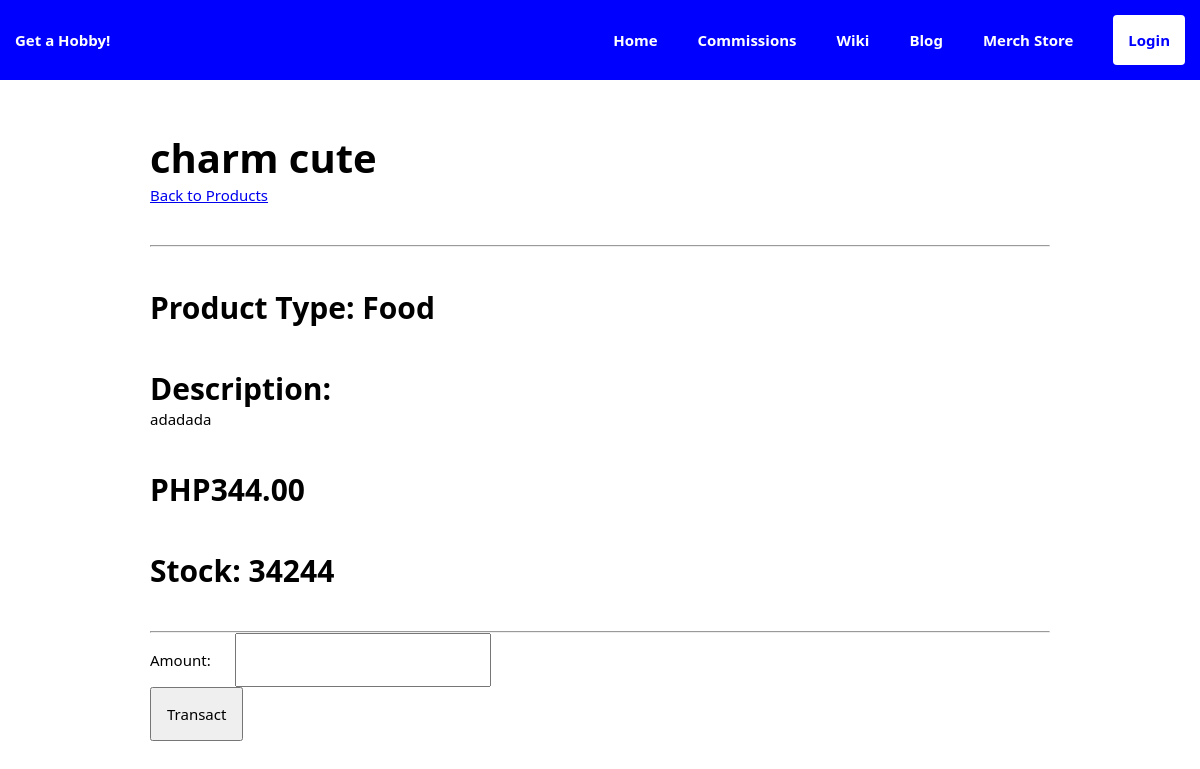
The app's page /merchstore/item/1/, older data.
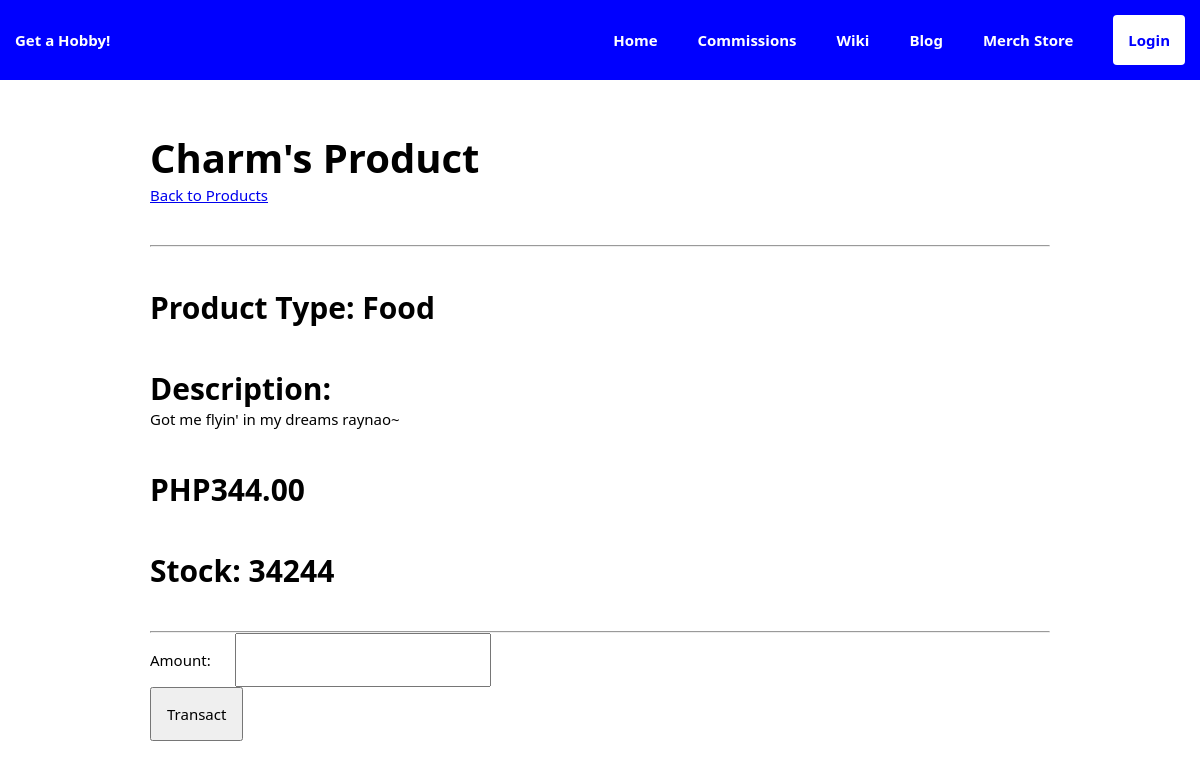
The same page, newer data.
### merchstore/models.py (models this page shows, shortened)
class Product(models.Model):
    name = models.CharField(max_length=255)
    product_type = models.ForeignKey(
        ProductType,
        on_delete=models.SET_NULL,
        null=True,
        related_name="products"
    )
    owner = models.ForeignKey(
        'user_management.Profile',
        on_delete=models.CASCADE,
        default=None
    )
    description = models.TextField()
    price = models.DecimalField(
        max_digits=10,
        decimal_places=2
    )
    stock = models.PositiveIntegerField(default=None)
    class ProductStatus(models.TextChoices):
        AVAILABLE = "Available"
        ON_SALE = "On Sale"
        OUT_OF_STOCK = "Out of Stock"
    status = models.CharField(
        max_length=12,
        choices=ProductStatus.choices,
        default=ProductStatus.AVAILABLE
    )
    class Meta:
        ordering = ["name"]
    def __str__(self):
        return self.name

class ProductType(models.Model):
    name = models.CharField(max_length=255)
    description = models.TextField()
    class Meta:
        ordering = ['name']
    def __str__(self):
        return self.name

### merchstore/views.py (the view, shortened to what this page needs)
# urls.py: path('item/<int:pk>/', ProductDetailView.as_view(), name='item_detail'),
class ProductDetailView(DetailView):
    model = Product
    template_name = 'merchstore/product_detail.html'
    form = TransactionForm()
    def get_context_data(self, **kwargs):
        ctx = super().get_context_data(**kwargs)
        ctx['form'] = self.form
        return ctx

### merchstore/forms.py
class TransactionForm(forms.ModelForm):
    class Meta:
        model = Transaction
        fields = ["amount"]

### templates/merchstore/product_detail.html (shortened to what this page needs)
{% extends 'base.html' %}
{% load static %}
{% block content %}
<body>
    <div class = "body">
        <h1>{{ object }}</h1>
        <a href="{% url 'merchstore:item_list' %}">Back to Products</a>
        <hr />
        <h2>Product Type: {{ object.product_type }} </h2>
        <h2> Description:</h2>
        <p>{{ object.description }}</p>
        <h2>PHP{{ object.price }}</h2>
        <h2>Stock: {{ object.stock }}</h2>
        {% if request.user.pk == object.owner.pk %}
        <a href="{% url 'merchstore:item_edit' object.pk %}">Update Product</a>
        {% else %}
        <hr />
        <form method="POST">
            {{ form }}
            <input type="submit" value="Transact">
        </form>
        {% endif %}
    </div>
</body>
{% endblock %}

Row changes from the older to the newer data that the page shows:
changed Product "Food": name "charm cute" → "Charm's Product"; description "adadada" → "Got me flyin' in my dreams raynao~"
